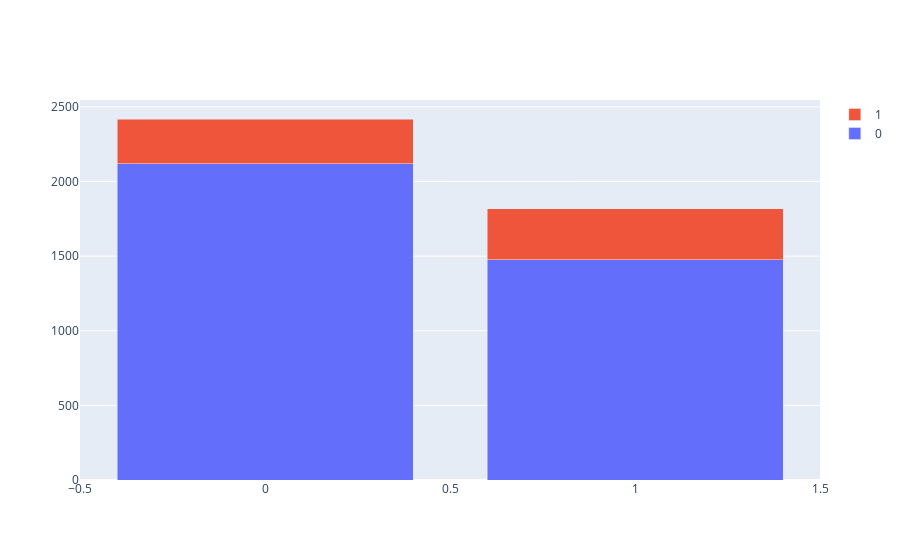

Notebook code for this chart:
### Code cell
draw_bar("sex", df)

### Figure 1 — Plotly figure (JSON) as saved in the notebook; plotly's stock layout.template omitted (floating-point values rounded to 4 significant figures)
{"data": [{"name": "0", "type": "bar", "x": [0, 1], "y": [2118, 1476]}, {"name": "1", "type": "bar", "x": [0, 1], "y": [301, 343]}], "layout": {"barmode": "stack"}}
